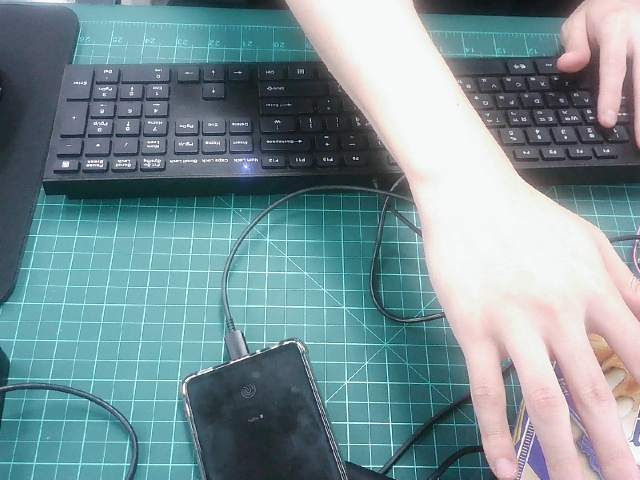
#> input picture cvtest/c1.jpg, 640 x 480 px
$ python cv1.py
#> lines starting #> are read from the running program, lines starting #| are printed output that depends on the picture
import cv2

img = cv2.imread('c1.jpg')
#> img is the input picture: shape (480, 640, 3); mean B, G, R 150.9, 146.1, 121.2
#cimg=cv2.GaussianBlur(img,(7,7),0)
#r,cimg=cv2.threshold(img, 120, 255 ,cv2.THRESH_BINARY)
cimg = cv2.Canny(img,100,200)
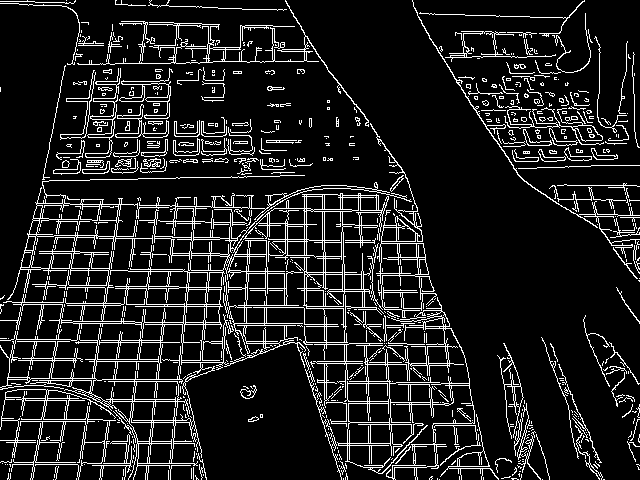
#> cimg: shape (480, 640); 11.8% white in thin lines or dots

cv2.imshow("",img)
cv2.imshow("converted",cimg)
cv2.waitKey(0)
